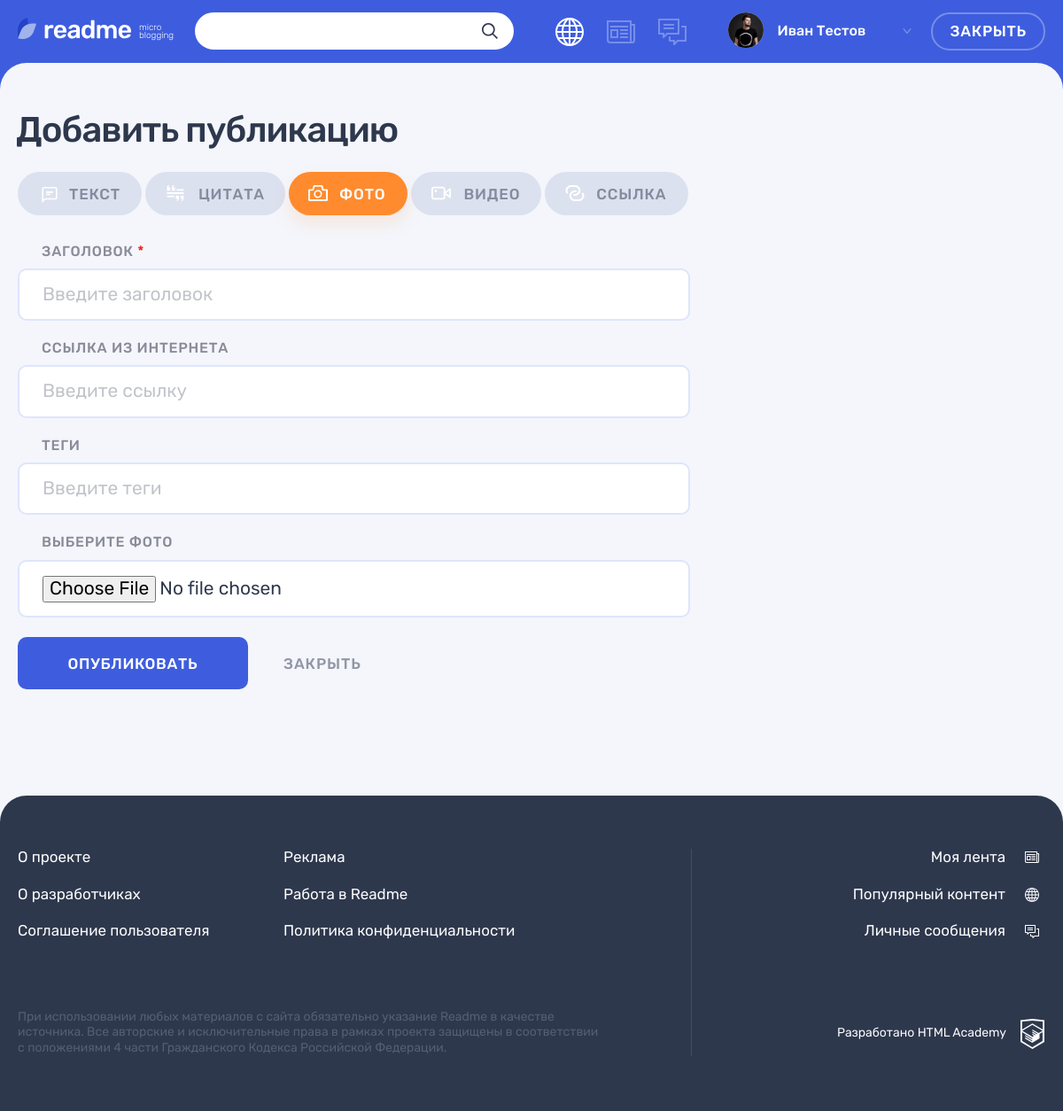
Screenshot of /add.php?categories-id=3 with the database file from the repository.
### tables this page shows
CREATE TABLE `types` (
  `id` int(11) NOT NULL,
  `type` varchar(128) NOT NULL,
  `class_name` varchar(128) NOT NULL
);

### functions/template.php (called while the page is built, shortened)
<?php
function include_template($name, array $data = [])
{
    $name = 'templates/' . $name;
    extract($data);
    require $name;
    $result = ob_get_clean();
    return $result;
}
function get_type_from_id(array $types_content, ?int $id):string
{
  foreach($types_content as $type) {
      if((int) $type['id'] === $id) {
          return $type['class_name'];
      }
  }
}

### functions/db.php (called while the page is built, shortened)
<?php
function get_array_db(mysqli $connect, string $request): array
{
  $query =  mysqli_query($connect, $request);
  if($query == false) {
    print("Ошибка запроса в БД: " .  mysqli_error($connect));
    exit();
  }
  else {
    $array = mysqli_fetch_all($query, MYSQLI_ASSOC);
    return $array;
  }
}
function get_content_types(mysqli $connection): array
{
    $sql = "SELECT type, id, class_name FROM types";
    return get_array_db($connection, $sql);
}

### functions/request.php (called while the page is built, shortened)
<?php
function get_data_from_params(string $param):?int
{
    $data = $_GET[$param]?? NULL;
    if(is_numeric($data)) {
        return (int) $data;
    }
    else {
        exit('Неверный параметр в запросе');
    };
}

### functions/validation.php (called while the page is built, shortened)
<?php
$form_errors= [];

### templates/adding-post.php (the view)
<main class="page__main page__main--adding-post tabs__content--active">
      <div class="page__main-section">
        <div class="container">
          <h1 class="page__title page__title--adding-post">Добавить публикацию</h1>
        </div>
        <div class="adding-post container">
          <div class="adding-post__tabs-wrapper tabs">
            <div class="adding-post__tabs filters">
              <ul class="adding-post__tabs-list filters__list tabs__list">
              <?php foreach ($types_content as $key => $type):?>
                <li class="adding-post__tabs-item filters__item">
                  <a class="adding-post__tabs-link filters__button filters__button--<?=$type['class_name']?> <?= ((int) $type['id'] === $get_id) ? 'filters__button--active tabs__item--active button  tabs__item' : '' ?>" href="add.php?categories-id=<?=$type['id'];?>">
                    <svg class="filters__icon" width="22" height="18">
                      <use xlink:href="#icon-filter-<?=$type['class_name']?>"></use>
                    </svg>
                    <span><?=$type['type']?></span>
                  </a>
                </li>
                <?php endforeach; ?>
              </ul>
            </div>
            <div class="adding-post__tab-content">
                <?=$add_post_form?>
            </div>
          </div>
        </div>
      </div>
    </main>

### rows the page displays
types: type "ТЕКСТ"
types: type "ЦИТАТА"
types: type "ФОТО"
types: type "ВИДЕО"
types: type "ССЫЛКА"

### other values shown
$user_name "Иван Тестов"
$button_close "ЗАКРЫТЬ"
